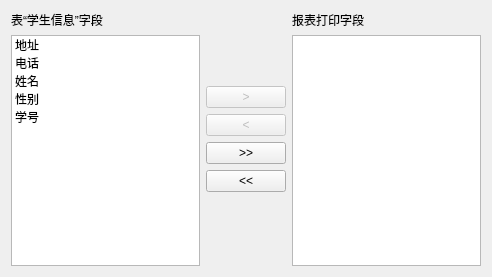
<?xml version="1.0" encoding="UTF-8"?>
<ui version="4.0">
 <class>mainWndClass</class>
 <widget class="QMainWindow" name="mainWndClass">
  <property name="geometry">
   <rect>
    <x>0</x>
    <y>0</y>
    <width>492</width>
    <height>277</height>
   </rect>
  </property>
  <property name="windowTitle">
   <string>mainWnd</string>
  </property>
  <widget class="QWidget" name="centralWidget">
   <layout class="QVBoxLayout" name="verticalLayout_4">
    <item>
     <layout class="QHBoxLayout" name="horizontalLayout">
      <item>
       <layout class="QVBoxLayout" name="verticalLayout_2">
        <item>
         <widget class="QLabel" name="label">
          <property name="text">
           <string>表“学生信息”字段</string>
          </property>
         </widget>
        </item>
        <item>
         <widget class="QListWidget" name="listInfo">
          <property name="selectionMode">
           <enum>QAbstractItemView::ExtendedSelection</enum>
          </property>
          <item>
           <property name="text">
            <string>地址</string>
           </property>
          </item>
          <item>
           <property name="text">
            <string>电话</string>
           </property>
          </item>
          <item>
           <property name="text">
            <string>姓名</string>
           </property>
          </item>
          <item>
           <property name="text">
            <string>性别</string>
           </property>
          </item>
          <item>
           <property name="text">
            <string>学号</string>
           </property>
          </item>
         </widget>
        </item>
       </layout>
      </item>
      <item>
       <layout class="QVBoxLayout" name="verticalLayout">
        <item>
         <spacer name="verticalSpacer">
          <property name="orientation">
           <enum>Qt::Vertical</enum>
          </property>
          <property name="sizeHint" stdset="0">
           <size>
            <width>20</width>
            <height>40</height>
           </size>
          </property>
         </spacer>
        </item>
        <item>
         <widget class="QPushButton" name="btnAddOne">
          <property name="enabled">
           <bool>false</bool>
          </property>
          <property name="text">
           <string>&gt;</string>
          </property>
         </widget>
        </item>
        <item>
         <widget class="QPushButton" name="btnRemoveOne">
          <property name="enabled">
           <bool>false</bool>
          </property>
          <property name="text">
           <string>&lt;</string>
          </property>
         </widget>
        </item>
        <item>
         <widget class="QPushButton" name="btnAddAll">
          <property name="text">
           <string>&gt;&gt;</string>
          </property>
         </widget>
        </item>
        <item>
         <widget class="QPushButton" name="btnRemoveAll">
          <property name="text">
           <string>&lt;&lt;</string>
          </property>
         </widget>
        </item>
        <item>
         <spacer name="verticalSpacer_2">
          <property name="orientation">
           <enum>Qt::Vertical</enum>
          </property>
          <property name="sizeHint" stdset="0">
           <size>
            <width>20</width>
            <height>40</height>
           </size>
          </property>
         </spacer>
        </item>
       </layout>
      </item>
      <item>
       <layout class="QVBoxLayout" name="verticalLayout_3">
        <item>
         <widget class="QLabel" name="label_2">
          <property name="text">
           <string>报表打印字段</string>
          </property>
         </widget>
        </item>
        <item>
         <widget class="QListWidget" name="listPrint">
          <property name="selectionMode">
           <enum>QAbstractItemView::ExtendedSelection</enum>
          </property>
         </widget>
        </item>
       </layout>
      </item>
     </layout>
    </item>
   </layout>
  </widget>
 </widget>
 <layoutdefault spacing="6" margin="11"/>
 <resources>
  <include location="mainwnd.qrc"/>
 </resources>
 <connections/>
</ui>
